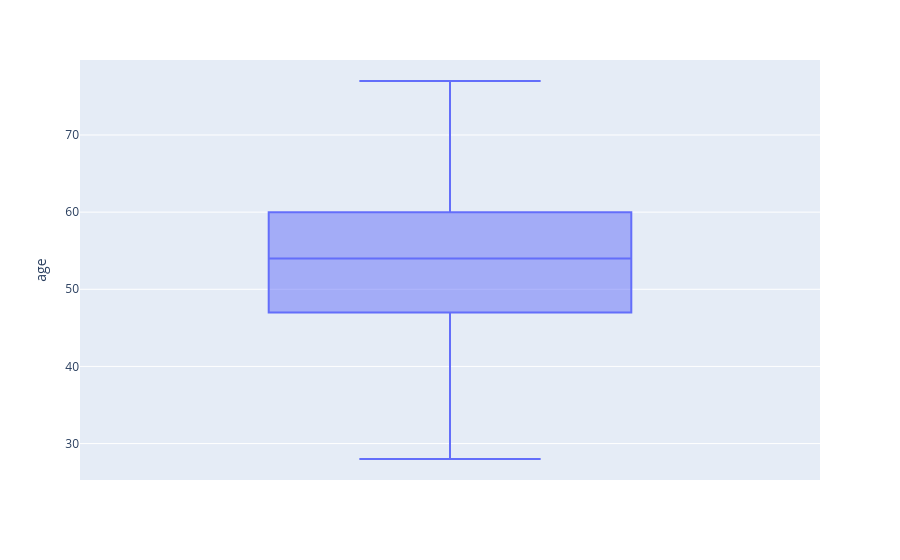
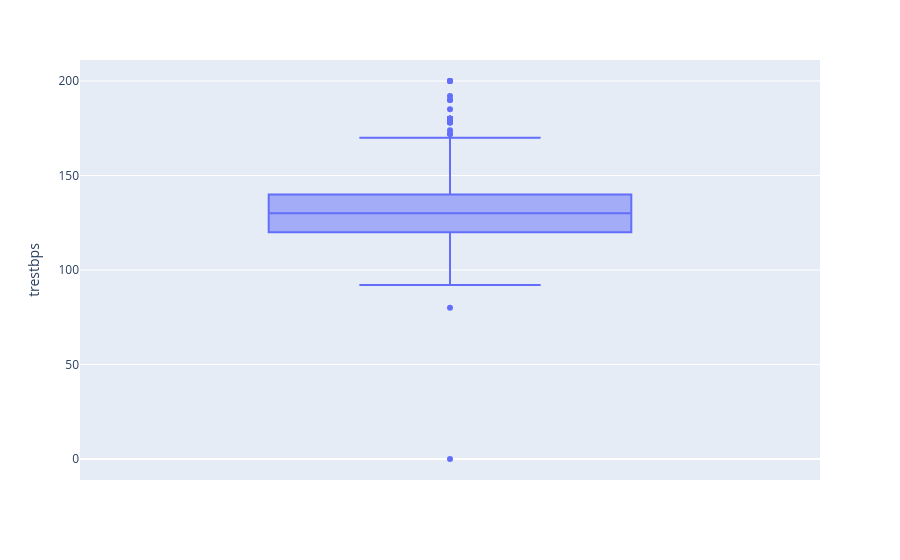
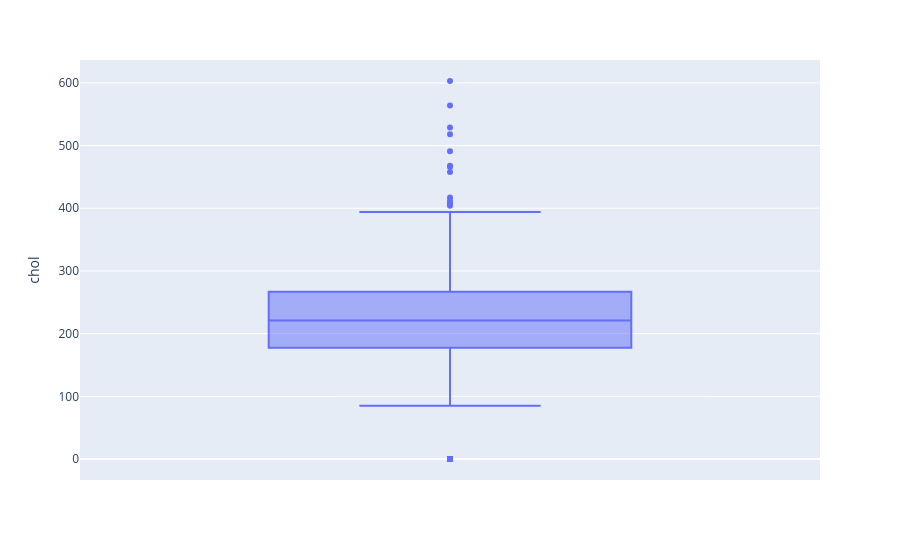

Notebook source saved alongside these figures, in order:
### Code cell
# make vox plots of all the numeric columns using plotly
fig = px.box(data_frame=df, y='age')
fig.show()
fig = px.box(data_frame=df, y='trestbps')
fig.show()
fig = px.box(data_frame=df, y= 'chol')
fig.show()

### Figure 1 — Plotly figure (JSON) as saved in the notebook; plotly's stock layout.template omitted (floating-point values rounded to 4 significant figures; data arrays with more than 128 entries replaced by an {"elided": "..."} marker saying what was removed)
{"data": [{"alignmentgroup": "True", "hovertemplate": "age=%{y}<extra></extra>", "legendgroup": "", "marker": {"color": "#636efa"}, "name": "", "notched": false, "offsetgroup": "", "orientation": "v", "showlegend": false, "type": "box", "x0": " ", "xaxis": "x", "y": {"elided": "920 int values"}, "y0": " ", "yaxis": "y"}], "layout": {"boxmode": "group", "legend": {"tracegroupgap": 0}, "margin": {"t": 60}, "xaxis": {"anchor": "y", "domain": [0, 1]}, "yaxis": {"anchor": "x", "domain": [0, 1], "title": {"text": "age"}}}}

### Figure 2 — Plotly figure (JSON) as saved in the notebook; plotly's stock layout.template omitted (floating-point values rounded to 4 significant figures; data arrays with more than 128 entries replaced by an {"elided": "..."} marker saying what was removed)
{"data": [{"alignmentgroup": "True", "hovertemplate": "trestbps=%{y}<extra></extra>", "legendgroup": "", "marker": {"color": "#636efa"}, "name": "", "notched": false, "offsetgroup": "", "orientation": "v", "showlegend": false, "type": "box", "x0": " ", "xaxis": "x", "y": {"elided": "920 float values"}, "y0": " ", "yaxis": "y"}], "layout": {"boxmode": "group", "legend": {"tracegroupgap": 0}, "margin": {"t": 60}, "xaxis": {"anchor": "y", "domain": [0, 1]}, "yaxis": {"anchor": "x", "domain": [0, 1], "title": {"text": "trestbps"}}}}

### Figure 3 — Plotly figure (JSON) as saved in the notebook; plotly's stock layout.template omitted (floating-point values rounded to 4 significant figures; data arrays with more than 128 entries replaced by an {"elided": "..."} marker saying what was removed)
{"data": [{"alignmentgroup": "True", "hovertemplate": "chol=%{y}<extra></extra>", "legendgroup": "", "marker": {"color": "#636efa"}, "name": "", "notched": false, "offsetgroup": "", "orientation": "v", "showlegend": false, "type": "box", "x0": " ", "xaxis": "x", "y": {"elided": "920 float values"}, "y0": " ", "yaxis": "y"}], "layout": {"boxmode": "group", "legend": {"tracegroupgap": 0}, "margin": {"t": 60}, "xaxis": {"anchor": "y", "domain": [0, 1]}, "yaxis": {"anchor": "x", "domain": [0, 1], "title": {"text": "chol"}}}}
